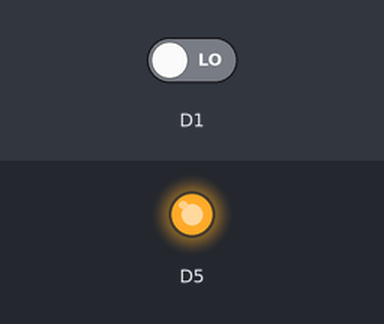
Simulated run of this sketch. Board: ESP8266 (NodeMCU). Shown: output pins drawn as LEDs (lit = HIGH). The test bench sets the inputs (shaded band); at power-on: D1 LOW.

Above: at 1.2 s.
1.3 s: D1 driven HIGH
At 1.7 s:
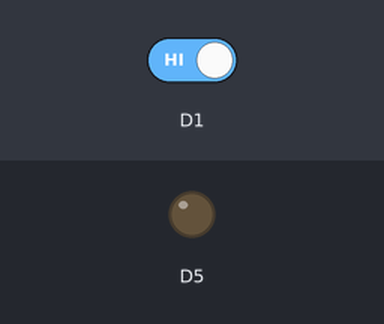
2.8 s: D1 driven LOW
At 4.1 s:
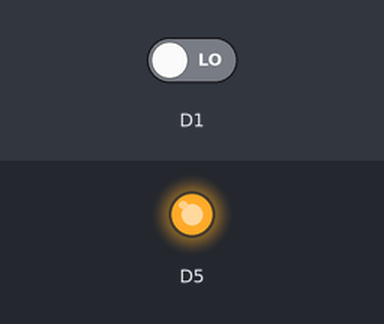
Timing chart, 0 to 5.8 s (numbered marks = the images above; inputs shaded):
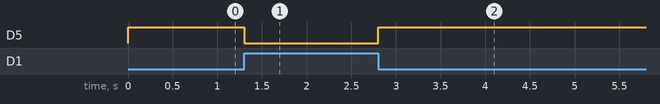

Measured:
- after the input at 1.3 s, D5: HIGH → LOW at once
- after the input at 2.8 s, D5: LOW → HIGH at once

The sketch:

ir_sensor.ino
```cpp
#define led D5

#define sen D1

int val = 0;
void setup()
{
   pinMode(D5, OUTPUT);
   pinMode(D1, INPUT);
}
void loop()
{
   val = digitalRead(D1);
   if (val == HIGH)
   {
      digitalWrite(D5, LOW);
   }
   else
   {
      digitalWrite(D5, HIGH);
   }
}
```
